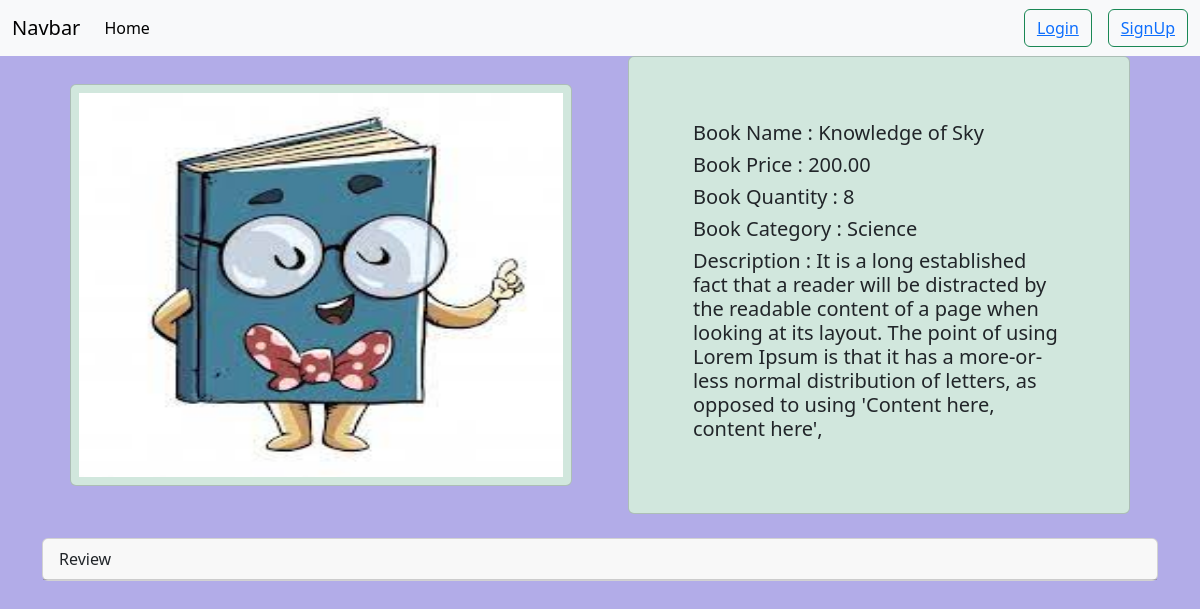
The page /books/details/5/ on the database as committed earlier.
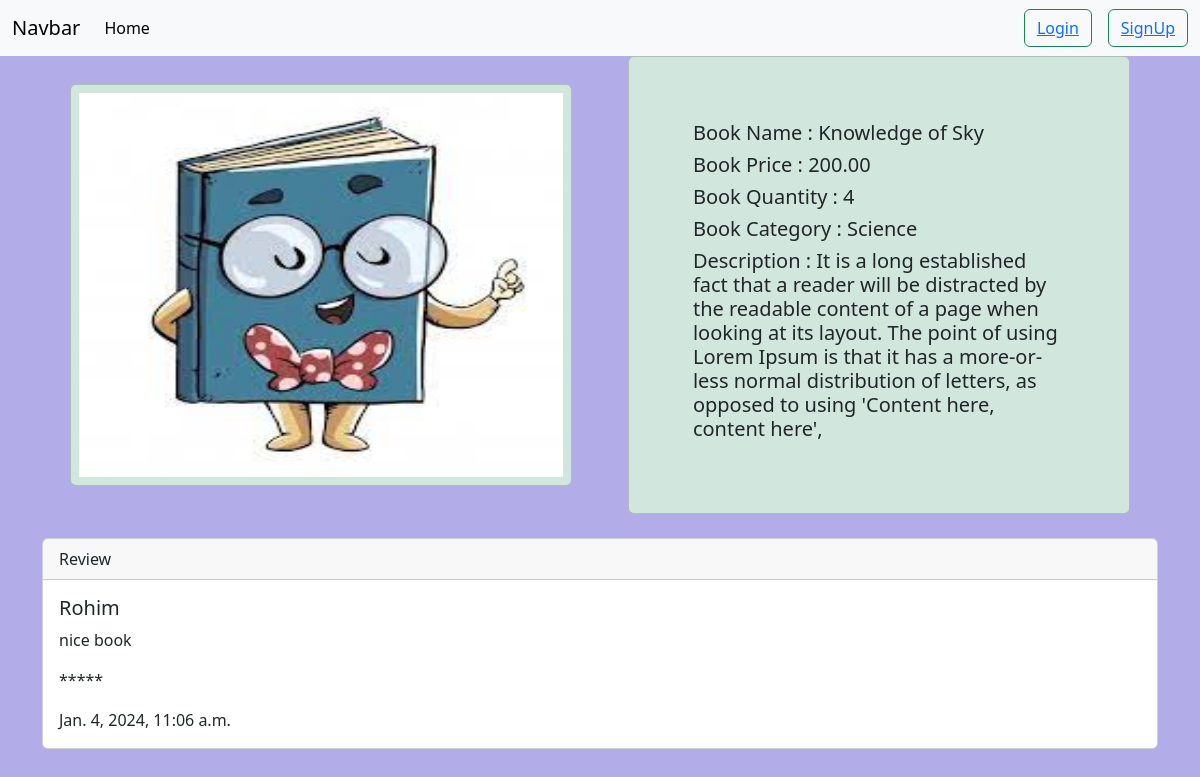
The same page on the database as committed later.
### books/models.py (models this page shows, shortened)
class Book(models.Model):
    book_image = models.FileField(upload_to='books/media/uploads/', blank=True, null=True)
    book_name = models.CharField(max_length=100)
    book_price=models.DecimalField(max_digits=8,decimal_places=2, blank=True, null=True)
    book_quantity=models.IntegerField(blank=True, null=True)
    category=models.ForeignKey(Category, on_delete=models.CASCADE)

class Category(models.Model):
    category_name = models.CharField(max_length=100)
    description = models.TextField()
    slug=models.SlugField(max_length=100, blank=True, null=True)

### user/models.py (models this page shows, shortened)
class Review(models.Model):
    book=models.ForeignKey(Book, related_name="comment", on_delete=models.CASCADE)
    name=models.CharField(max_length=50)
    email=models.EmailField()
    body=models.TextField(null=True, blank=True)
    star=models.CharField(max_length=50,choices=STAR,null=True,blank=True)
    time=models.DateTimeField(auto_now_add=True)

### books/views.py (the view)
# urls.py: path('details/<int:pk>/',BookDetailsView.as_view(),name='detail'),
class BookDetailsView(DetailView):
    model = Book
    template_name='books/book_details.html'
    def get_context_data(self, **kwargs):
        context=super().get_context_data(**kwargs)
        context['data']=Review.objects.filter(book=self.object)
        return context

### books/templates/books/book_details.html (shortened to what this page needs)
{% extends "base.html" %} {% block content %} {% load crispy_forms_tags %}
<div class="d-flex flex-wrap">
  <div class="card bg-success-subtle" style="width: 45%; margin: auto">
    <img src="{{book.book_image.url}}" class="card-img-top p-2" alt="..."style="height:400px;" />
  </div>
  <div class="card bg-success-subtle p-5" style="width: 45%; margin: auto">
    <div class="card-body">
        <h5 class="card-title">Book Name : {{book.book_name}}</h5>
        <h5 class="card-title">Book Price : {{book.book_price}}</h5>
        <h5 class="card-title">Book Quantity : {{book.book_quantity}}</h5>
        <h5 class="card-title">
          Book Category : {{book.category.category_name}}
        </h5>
        <h5 class="card-title">
          Description : {{book.category.description }}
        </h5>
    </div>
  </div>
</div>
<br>
<div class="card">
  <div class="card-header">
    Review
  </div>
  {% if data %}
  {% for dt in data %}
  <div class="card-body">
    <h5 class="card-title">{{dt.name}}</h5>
    <p class="card-text">{{dt.body}}</p>
    <p class="card-text">{{dt.star}}</p>
    <p class="card-text">{{dt.time}}</p>
  </div>
  {% endfor %}
  {% endif %}
</div>
{% endblock %}

### templates/base.html (shortened to what this page needs)
<!DOCTYPE html>
<html lang="en">
<head>
    <link rel="stylesheet" href="https://cdn.jsdelivr.net/npm/bootstrap@5.3.2/dist/css/bootstrap.min.css">
</head>
<body style="background-color: rgb(178, 172, 232);">
   {% include 'nav.html' %}
   {% block body %}
   <div class="container mx-auto">
    {% block content %}
    {% endblock %}
   </div>
   {% endblock %}
</body>
</html>

### templates/nav.html (shortened to what this page needs)
<nav class="navbar navbar-expand-md bg-body-tertiary">
    <div class="container-fluid">
      <a class="navbar-brand" href="#">Navbar</a>
      <div class="collapse navbar-collapse" id="navbarSupportedContent">
        <ul class="navbar-nav me-auto mb-2 mb-lg-0">
          <li class="nav-item">
            <a class="nav-link active" aria-current="page" href="{% url 'home' %}">Home</a>
          </li>
        </ul>
        <form class="d-flex">
        {% if request.user.is_authenticated %}
          <button class="btn btn-outline-success mx-3" ><a href="{% url 'profile' %}">Profile</a></button>
          <button class="btn btn-outline-success" ><a href="{% url 'logout' %}">Logout</a></button>
        {% else %}
          <button class="btn btn-outline-success mx-3"><a href="{% url 'login' %}">Login</a></button>
          <button class="btn btn-outline-success"><a href="{% url 'signup' %}">SignUp</a></button>
        {% endif %}
        </form>
      </div>
    </div>
  </nav>

Rows that differ between the two databases and show on the page:
changed Book "Knowledge of Sky": book_quantity "8" → "4"
added Review: name "Rohim", body "nice book", star "*****", time "Jan. 4, 2024, 11:06 a.m."
